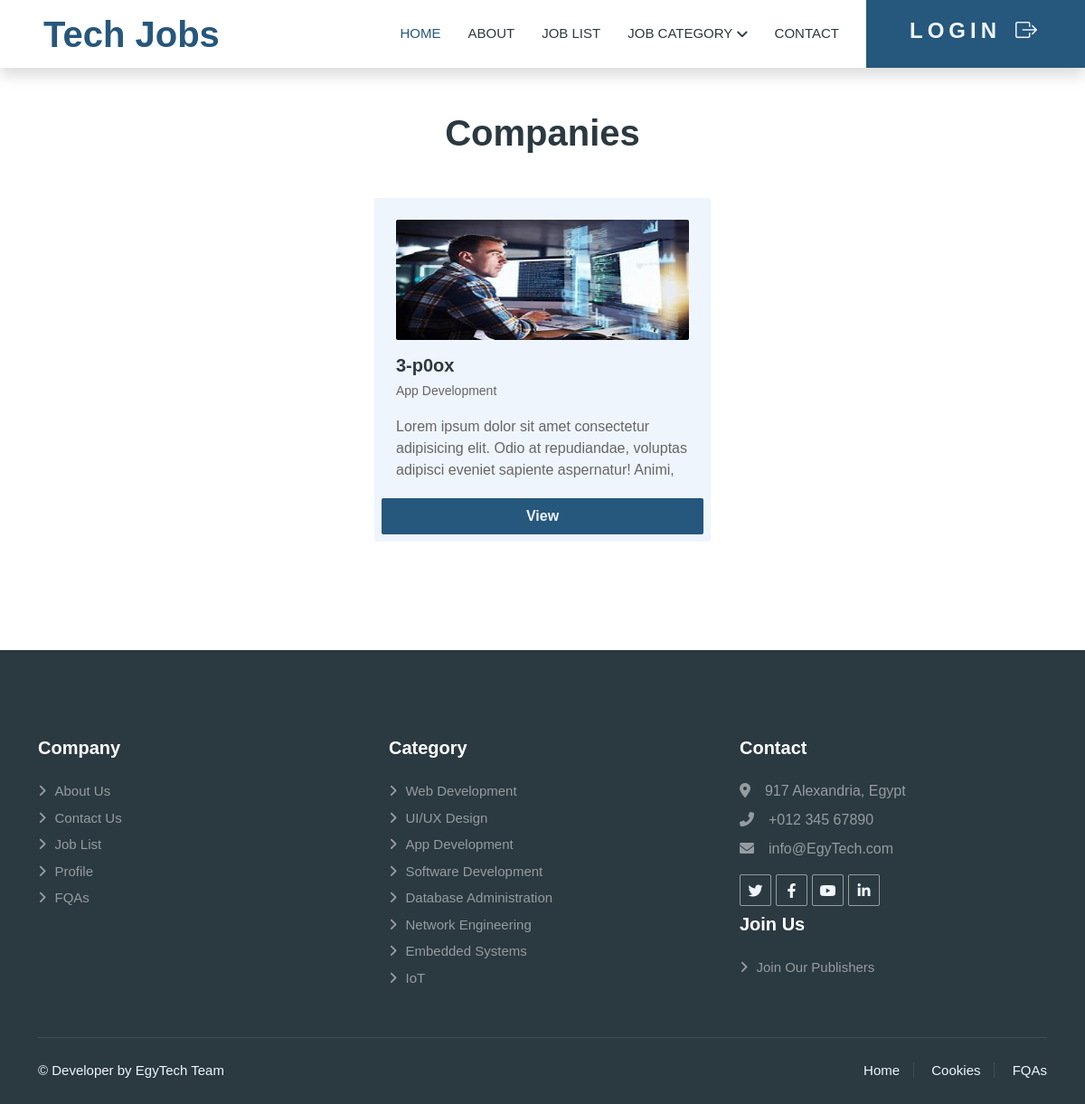
The app's page /category.php?category=App Development with its own data.
### tables this page shows
CREATE TABLE `companies` (
  `id` bigint(20) UNSIGNED NOT NULL,
  `name` varchar(255) NOT NULL,
  `description` text NOT NULL,
  `image` varchar(255) DEFAULT NULL,
  `category` enum('Web Development','UI/UX Design','App Development','Software Development','Database Administration','Network Engineering','Embedded Systems','IoT') DEFAULT NULL,
  `location` enum('Alexandria','Aswan','Asyut','Beheira','Beni Suef','Cairo','Dakahlia','Damietta','Faiyum','Gharbia','Giza','Ismailia','Kafr El Sheikh','Luxor','Matruh','Minya','Monufia','New Valley','North Sinai','Port Said','Qalyubia','Qena','Red Sea','Sharqia','Sohag','South Sinai','Suez') DEFAULT NULL,
  `email` varchar(255) NOT NULL,
  `phone` varchar(255) NOT NULL,
  `user_id` bigint(20) UNSIGNED NOT NULL,
  `created_at` timestamp NULL DEFAULT NULL,
  `updated_at` timestamp NULL DEFAULT NULL
);

### Traits/CrudOperationsTrait.php (called while the page is built, shortened)
<?php
trait CrudOperationsTrait
{
    public function __construct()
    {
        global $conn;
        $this->connection = $conn;
    }
}

### category.php (the view, shortened to what this page needs)
<?php
require_once 'database/config.php';
require_once 'Traits/CrudOperationsTrait.php';
class organizationCompanies
{
    public function getCompaniesByCategory($category)
    {
        $sql = "SELECT * FROM companies WHERE category = ?";
        $stmt = $this->connection->prepare($sql);
        $stmt->bind_param("s", $category);
        $stmt->execute();
        $result = $stmt->get_result();
        return $result;
    }
}
$organizationCompanies = new organizationCompanies();
$category = $_GET['category'] ?? null;
if ($category) {
    $companies = $organizationCompanies->getCompaniesByCategory($category);
} else {
    header('location:index.php');
}
?>
<!DOCTYPE html>
<html lang="en">
<head>
</head>
<body>
    <div class="container-xxl bg-white p-0">
        <?php require_once 'components/navbar.php'; ?>
        <div class="container-xxl py-5 wow fadeInUp" data-wow-delay="0.1s">
            <div class="container">
                <h1 class="text-center mb-5">Companies</h1>
                <?php if ($companies->num_rows > 0) : ?>
                    <?php while ($company = $companies->fetch_assoc()) : ?>
                        <div class="d-flex align-items-center justify-content-evenly flex-wrap gap-1">
                            <div class="testimonial-item col-lg-4 col-md-6 mb-4 bg-light rounded p-4 position-relative" style="height: 380px;">
                                <div class="d-flex align-items-center" style="width: 100%; height: 40%;">
                                    <img class="img-fluid flex-shrink-0 rounded w-100 h-100" src="<?php echo $company['image']; ?>">
                                </div>
                                <div class="py-3">
                                    <h5 class="mb-1"><?php echo $company['name']; ?></h5>
                                    <small><?php echo $company['category']; ?></small>
                                </div>
                                <p style="max-height: 69px !important; overflow: hidden;"><?php echo $company['description']; ?></p>
                                <div class="position-absolute bottom-0 start-50 translate-middle-x p-2 w-100">
                                    <a class="btn btn-primary btn-sm-hover btn-testimonial" href="company-detail.php?companyId=<?php echo $company['id'] ?>">View</a>
                                </div>
                            </div>
                        </div>
                    <?php endwhile; ?>
                <?php else : ?>
                    <p>No companies found.</p>
                <?php endif; ?>
            </div>
        </div>
        <?php require_once 'components/footer.php'; ?>
    </div>
</body>
</html>

### css/style.css (style rules this page uses)
:root { --primary: #26577d; --secondary: #e55604; --light: #eff5fd; --dark: #2b3940; }
.btn-sm-hover, .btn-hover { padding: 0.5em 1em; border: none; font-weight: bold !important; cursor: pointer !important; color: var(--light) !important; transition: all 1000ms !important; position: relative !important; overflow: hidden !important; display: flex; align-items: center; justify-content: center; }
.btn-hover::before, .btn-sm-hover:before { content: "" !important; position: absolute !important; left: -50px !important; top: 0 !important; width: 0 !important; height: 100% !important; background-color: var(--secondary) !important; transform: skewX(45deg) !important; z-index: -1 !important; transition: width 1000ms !important; }
.btn { font-family: "Inter", sans-serif; font-weight: 600; transition: 0.5s; }
.btn.btn-primary, .btn.btn-secondary { color: #ffffff; }

### records on screen
companies: image (picture), name "3-p0ox", category "App Development", description "Lorem ipsum dolor sit amet consectetur adipisicing elit. Odio at repudiandae, voluptas adipisci eveniet sapiente aspernatur! Animi,…"

### other values on screen
$btn_text "LOGIN"
